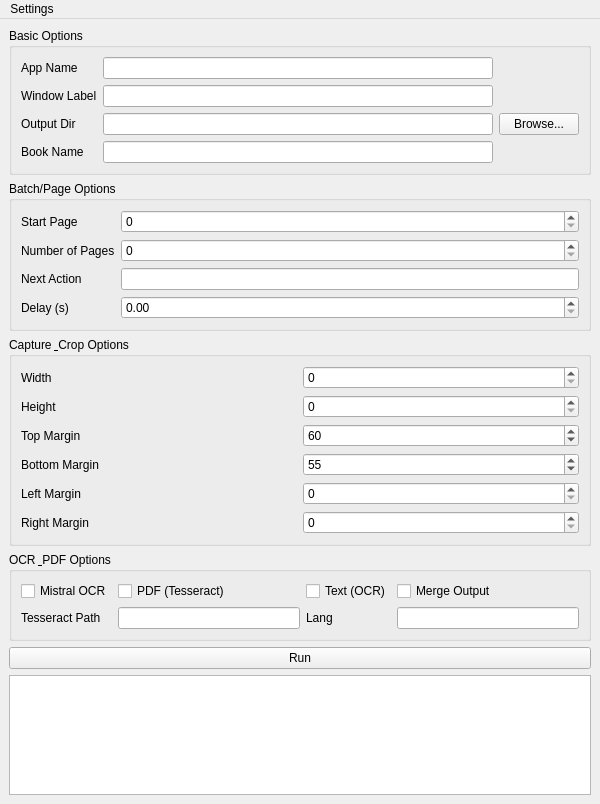
<?xml version="1.0" encoding="UTF-8"?>
<ui version="4.0">
 <class>MainWindow</class>
 <widget class="QMainWindow" name="MainWindow">
  <property name="geometry">
   <rect>
    <x>0</x>
    <y>0</y>
    <width>600</width>
    <height>700</height>
   </rect>
  </property>
  <property name="windowTitle">
   <string>Shot.py GUI Wrapper</string>
  </property>
  <widget class="QMenuBar" name="menuBar">
   <property name="geometry">
    <rect>
     <x>0</x>
     <y>0</y>
     <width>600</width>
     <height>21</height>
    </rect>
   </property>
   <widget class="QMenu" name="menuSettings">
    <property name="title">
     <string>Settings</string>
    </property>
    <addaction name="actionSaveSettings"/>
    <addaction name="actionLoadSettings"/>
   </widget>
   <addaction name="menuSettings"/>
  </widget>
  <widget class="QWidget" name="centralwidget">
   <layout class="QVBoxLayout" name="verticalLayout">
    <item>
     <widget class="QGroupBox" name="groupBox">
      <property name="title">
       <string>Basic Options</string>
      </property>
      <layout class="QGridLayout" name="gridLayout">
       <item row="0" column="0">
        <widget class="QLabel" name="label_appName">
         <property name="text">
          <string>App Name</string>
         </property>
        </widget>
       </item>
       <item row="0" column="1">
        <widget class="QLineEdit" name="appNameLineEdit"/>
       </item>
       <item row="1" column="0">
        <widget class="QLabel" name="label_windowLabel">
         <property name="text">
          <string>Window Label</string>
         </property>
        </widget>
       </item>
       <item row="1" column="1">
        <widget class="QLineEdit" name="windowLabelLineEdit"/>
       </item>
       <item row="2" column="0">
        <widget class="QLabel" name="label_outputDir">
         <property name="text">
          <string>Output Dir</string>
         </property>
        </widget>
       </item>
       <item row="2" column="1">
        <widget class="QLineEdit" name="outputDirLineEdit"/>
       </item>
       <item row="2" column="2">
        <widget class="QPushButton" name="browseOutputDirButton">
         <property name="text">
          <string>Browse...</string>
         </property>
        </widget>
       </item>
       <item row="3" column="0">
        <widget class="QLabel" name="label_book">
         <property name="text">
          <string>Book Name</string>
         </property>
        </widget>
       </item>
       <item row="3" column="1">
        <widget class="QLineEdit" name="bookLineEdit"/>
       </item>
      </layout>
     </widget>
    </item>
    <item>
     <widget class="QGroupBox" name="groupBox_2">
      <property name="title">
       <string>Batch/Page Options</string>
      </property>
      <layout class="QGridLayout" name="gridLayout_2">
       <item row="0" column="0">
        <widget class="QLabel" name="label_start">
         <property name="text">
          <string>Start Page</string>
         </property>
        </widget>
       </item>
       <item row="0" column="1">
        <widget class="QSpinBox" name="startSpinBox">
         <property name="minimum">
          <number>0</number>
         </property>
         <property name="maximum">
          <number>10000</number>
         </property>
        </widget>
       </item>
       <item row="1" column="0">
        <widget class="QLabel" name="label_no">
         <property name="text">
          <string>Number of Pages</string>
         </property>
        </widget>
       </item>
       <item row="1" column="1">
        <widget class="QSpinBox" name="noSpinBox">
         <property name="minimum">
          <number>0</number>
         </property>
         <property name="maximum">
          <number>10000</number>
         </property>
        </widget>
       </item>
       <item row="2" column="0">
        <widget class="QLabel" name="label_next">
         <property name="text">
          <string>Next Action</string>
         </property>
        </widget>
       </item>
       <item row="2" column="1">
        <widget class="QLineEdit" name="nextLineEdit"/>
       </item>
       <item row="3" column="0">
        <widget class="QLabel" name="label_delay">
         <property name="text">
          <string>Delay (s)</string>
         </property>
        </widget>
       </item>
       <item row="3" column="1">
        <widget class="QDoubleSpinBox" name="delaySpinBox">
         <property name="minimum">
          <double>0.0</double>
         </property>
         <property name="maximum">
          <double>60.0</double>
         </property>
         <property name="singleStep">
          <double>0.1</double>
         </property>
        </widget>
       </item>
      </layout>
     </widget>
    </item>
    <item>
     <widget class="QGroupBox" name="groupBox_3">
      <property name="title">
       <string>Capture &amp; Crop Options</string>
      </property>
      <layout class="QGridLayout" name="gridLayout_3">
       <item row="0" column="0">
        <widget class="QLabel" name="label_width">
         <property name="text">
          <string>Width</string>
         </property>
        </widget>
       </item>
       <item row="0" column="1">
        <widget class="QSpinBox" name="widthSpinBox">
         <property name="minimum">
          <number>0</number>
         </property>
         <property name="maximum">
          <number>10000</number>
         </property>
        </widget>
       </item>
       <item row="1" column="0">
        <widget class="QLabel" name="label_height">
         <property name="text">
          <string>Height</string>
         </property>
        </widget>
       </item>
       <item row="1" column="1">
        <widget class="QSpinBox" name="heightSpinBox">
         <property name="minimum">
          <number>0</number>
         </property>
         <property name="maximum">
          <number>10000</number>
         </property>
        </widget>
       </item>
       <item row="2" column="0">
        <widget class="QLabel" name="label_top">
         <property name="text">
          <string>Top Margin</string>
         </property>
        </widget>
       </item>
       <item row="2" column="1">
        <widget class="QSpinBox" name="topSpinBox">
         <property name="minimum">
          <number>0</number>
         </property>
         <property name="maximum">
          <number>1000</number>
         </property>
         <property name="value">
          <number>60</number>
         </property>
        </widget>
       </item>
       <item row="3" column="0">
        <widget class="QLabel" name="label_bottom">
         <property name="text">
          <string>Bottom Margin</string>
         </property>
        </widget>
       </item>
       <item row="3" column="1">
        <widget class="QSpinBox" name="bottomSpinBox">
         <property name="minimum">
          <number>0</number>
         </property>
         <property name="maximum">
          <number>1000</number>
         </property>
         <property name="value">
          <number>55</number>
         </property>
        </widget>
       </item>
       <item row="4" column="0">
        <widget class="QLabel" name="label_left">
         <property name="text">
          <string>Left Margin</string>
         </property>
        </widget>
       </item>
       <item row="4" column="1">
        <widget class="QSpinBox" name="leftSpinBox">
         <property name="minimum">
          <number>0</number>
         </property>
         <property name="maximum">
          <number>1000</number>
         </property>
        </widget>
       </item>
       <item row="5" column="0">
        <widget class="QLabel" name="label_right">
         <property name="text">
          <string>Right Margin</string>
         </property>
        </widget>
       </item>
       <item row="5" column="1">
        <widget class="QSpinBox" name="rightSpinBox">
         <property name="minimum">
          <number>0</number>
         </property>
         <property name="maximum">
          <number>1000</number>
         </property>
        </widget>
       </item>
      </layout>
     </widget>
    </item>
    <item>
     <widget class="QGroupBox" name="groupBox_4">
      <property name="title">
       <string>OCR &amp; PDF Options</string>
      </property>
      <layout class="QGridLayout" name="gridLayout_4">
       <item row="0" column="0">
        <widget class="QCheckBox" name="ocrCheckBox">
         <property name="text">
          <string>Mistral OCR</string>
         </property>
        </widget>
       </item>
       <item row="0" column="1">
        <widget class="QCheckBox" name="pdfCheckBox">
         <property name="text">
          <string>PDF (Tesseract)</string>
         </property>
        </widget>
       </item>
       <item row="0" column="2">
        <widget class="QCheckBox" name="textCheckBox">
         <property name="text">
          <string>Text (OCR)</string>
         </property>
        </widget>
       </item>
       <item row="0" column="3">
        <widget class="QCheckBox" name="mergeCheckBox">
         <property name="text">
          <string>Merge Output</string>
         </property>
        </widget>
       </item>
       <item row="1" column="0">
        <widget class="QLabel" name="label_tessPath">
         <property name="text">
          <string>Tesseract Path</string>
         </property>
        </widget>
       </item>
       <item row="1" column="1">
        <widget class="QLineEdit" name="tessPathLineEdit"/>
       </item>
       <item row="1" column="2">
        <widget class="QLabel" name="label_lang">
         <property name="text">
          <string>Lang</string>
         </property>
        </widget>
       </item>
       <item row="1" column="3">
        <widget class="QLineEdit" name="langLineEdit"/>
       </item>
      </layout>
     </widget>
    </item>
    <item>
     <widget class="QPushButton" name="runButton">
      <property name="text">
       <string>Run</string>
      </property>
     </widget>
    </item>
    <item>
     <widget class="QTextEdit" name="logTextEdit">
      <property name="minimumSize">
       <size>
        <width>0</width>
        <height>120</height>
       </size>
      </property>
      <property name="readOnly">
       <bool>true</bool>
      </property>
     </widget>
    </item>
   </layout>
   <addaction name="menuSettings"/>
  </widget>
  <addaction name="actionSaveSettings"/>
  <addaction name="actionLoadSettings"/>
 </widget>
 <resources/>
 <connections/>
</ui>
